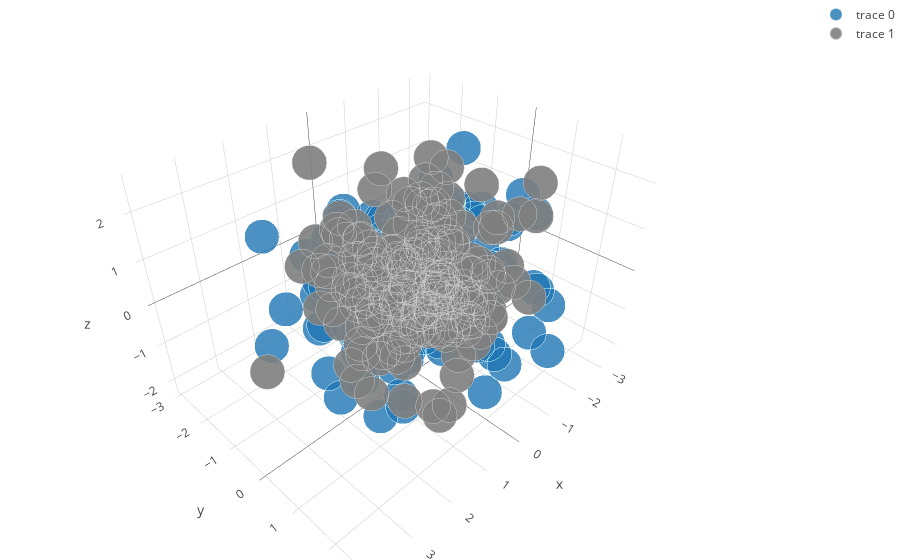

The cell this chart's notebook holds for it:
### Code cell
import plotly as py
import plotly.graph_objs as go

py.offline.init_notebook_mode(connected=True)
import numpy as np

x, y, z = np.random.multivariate_normal(np.array([0,0,0]), np.eye(3), 200).transpose()
trace1 = go.Scatter3d(
    x=x,
    y=y,
    z=z,
    mode='markers',
    marker=dict(
        size=12,
        line=dict(
            color='rgba(217, 217, 217, 0.14)',
            width=0.5
        ),
        opacity=0.8
    )
)

x2, y2, z2 = np.random.multivariate_normal(np.array([0,0,0]), np.eye(3), 200).transpose()
trace2 = go.Scatter3d(
    x=x2,
    y=y2,
    z=z2,
    mode='markers',
    marker=dict(
        color='rgb(127, 127, 127)',
        size=12,
        symbol='circle',
        line=dict(
            color='rgb(204, 204, 204)',
            width=1
        ),
        opacity=0.9
    )
)
data = [trace1, trace2]
layout = go.Layout(
    margin=dict(
        l=0,
        r=0,
        b=0,
        t=0
    )
)
fig = go.Figure(data=data, layout=layout)
py.offline.iplot(fig, filename='simple-3d-scatter')

### Figure 1 — Plotly figure (JSON) as saved in the notebook; plotly's stock layout.template omitted (floating-point values rounded to 4 significant figures; data arrays with more than 128 entries replaced by an {"elided": "..."} marker saying what was removed)
{"data": [{"marker": {"line": {"color": "rgba(217, 217, 217, 0.14)", "width": 0.5}, "opacity": 0.8, "size": 12}, "mode": "markers", "type": "scatter3d", "x": {"elided": "200 float values"}, "y": {"elided": "200 float values"}, "z": {"elided": "200 float values"}}, {"marker": {"color": "rgb(127, 127, 127)", "line": {"color": "rgb(204, 204, 204)", "width": 1}, "opacity": 0.9, "size": 12, "symbol": "circle"}, "mode": "markers", "type": "scatter3d", "x": {"elided": "200 float values"}, "y": {"elided": "200 float values"}, "z": {"elided": "200 float values"}}], "layout": {"margin": {"b": 0, "l": 0, "r": 0, "t": 0}}}
